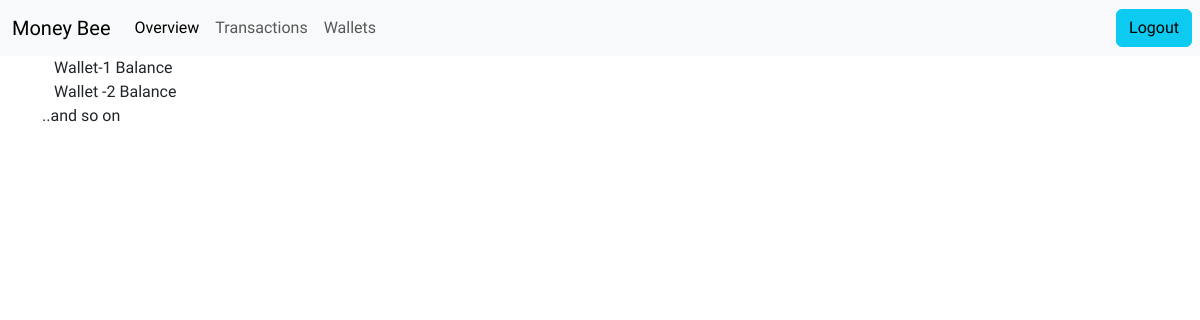
Before: /personal/overview (signed in) with the older database file.
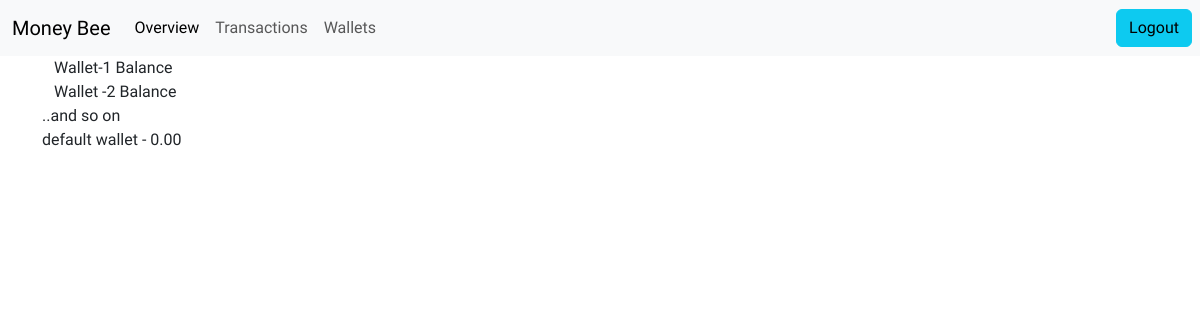
After: the same page with the newer database file.
### expense_tracker/models.py (models this page shows, shortened)
class Wallet(models.Model):
    user = models.ForeignKey(
        User, on_delete=models.CASCADE
    )  # Link to the user's account
    name = models.CharField(max_length=100, default="default wallet")  # Wallet name
    balance = models.DecimalField(
        max_digits=10, decimal_places=2, default=0.00
    )  # Initial balance
    class Meta:
        unique_together = [('user', 'name')]

### expense_tracker/views.py (the view)
# urls.py: path('personal/overview',views.overview,name="overview"),
def overview(request):
    wallets=Wallet.objects.filter(user=request.user)
    return render(request, "expense_tracker/overview.html", {
        "wallets":wallets
    })

### expense_tracker/templates/expense_tracker/overview.html
{% extends "expense_tracker/personal_home.html" %}
{% load static %}
{% block overview %}active{% endblock %}
{% block content %}
<div class="container">
    <div class="container">
        Wallet-1 Balance
    </div>
    <div class="container">
        Wallet -2 Balance
    </div>
    <div class="contain">
        ..and so on
    </div>
    {% for wallet in wallets %}
    {{wallet.name}} - {{ wallet.balance }}
    {% endfor %}
</div>
{% endblock %}

### expense_tracker/templates/expense_tracker/personal_home.html (shortened to what this page needs)
{% extends "base.html" %}
{% load static %}
{% block css_files %}
<link rel="stylesheet" href="{% static "expense_tracker/add_btn.css" %}"><link rel="stylesheet" href="https://fonts.googleapis.com/css2?family=Material+Symbols+Outlined:opsz,wght,FILL,GRAD@24,500,0,200" />
<link rel="stylesheet" href="{% static "expense_tracker/add_btn.css" %}">
{% endblock %}
{% block navbar%}
<div class="container-fluid">
    <a class="navbar-brand" href="#">Money Bee</a>
    <div class="collapse navbar-collapse" id="navbarSupportedContent">
        <ul class="navbar-nav  mb-2 mb-lg-0 ">
            <li class="nav-item">
                <a class="nav-link {% block overview %}{% endblock %}" aria-current="page" href="{% url 'overview' %}">Overview</a>
            </li>
        </ul>
        <ul class="navbar-nav  mb-2 mb-lg-0 ">
            <li class="nav-item">
                <a class="nav-link {% block transactions %}{% endblock %}" aria-current="page" href="{% url 'list_transaction' %}">Transactions</a>
            </li>
        </ul>
        <ul class="navbar-nav  mb-2 mb-lg-0 ">
            <li class="nav-item">
                <a class="nav-link {% block wallets %}{% endblock %}" aria-current="page" href="{% url 'wallets' %}">Wallets</a>
            </li>
        </ul>
    </div>
</div>
<ul class="navbar-nav  mb-2 mb-lg-0 ">
    <li class="nav-item">
        <form method="post" action="{% url 'logout' %}">
          <button type="submit" class="btn btn-info mx-2">Logout</button>
      </form>
      </li>
</ul>
{% endblock %}

### templates/base.html (shortened to what this page needs)
{% load static %}
<!DOCTYPE html>
<html lang="en">
<head>
    <link href="https://cdn.jsdelivr.net/npm/bootstrap@5.3.3/dist/css/bootstrap.min.css" rel="stylesheet"
>
    <link rel="stylesheet" href="{% static "expense_tracker/base.css" %}">
    {% block css_files %}{% endblock %}
</head>
<body>
    <header>
        <nav class="navbar navbar-expand-lg bg-body-tertiary">
            {% block navbar %}{% endblock %}
        </nav>
    </header>
    <main>
        {% block content %}{% endblock %}
    </main>
</body>
</html>

### expense_tracker/static/expense_tracker/base.css (style rules this page uses)
:root { --font-source-sans: "Source Sans 3", sans-serif; --font-libre-baskerville: "Libre Baskerville", serif; }
body { font-family: var(--font-source-sans); }
*, *::before, *::after { box-sizing: border-box; }
.navbar-nav .nav-link { position: relative; transition: all 0.3s ease-in-out; }

Changed rows visible on the page:
added Wallet: name "default wallet", balance "0.00"
